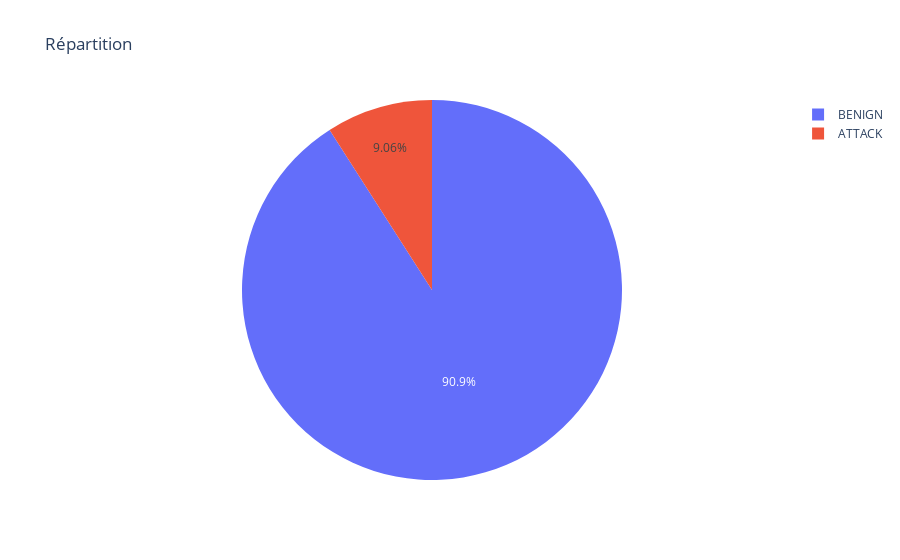

Write notebook code for a chart like this one.
### Markdown cell above
# Data processing

### Code cell
import plotly.express as px

lst = [['ATTACK', len(df_clean[df_clean['Label']==0])], 
      ['BENIGN', len(df_clean[df_clean['Label']==1])]]
    
df_chart = pd.DataFrame(lst, columns =['Label', 'Nombre'])

fig = px.pie(df_chart, values='Nombre', names='Label', title='Répartition')
fig.show()

### Figure 1 — Plotly figure (JSON) as saved in the notebook; plotly's stock layout.template omitted (floating-point values rounded to 4 significant figures)
{"data": [{"domain": {"x": [0, 1], "y": [0, 1]}, "hovertemplate": "Label=%{label}<br>Nombre=%{value}<extra></extra>", "labels": ["ATTACK", "BENIGN"], "legendgroup": "", "name": "", "showlegend": true, "type": "pie", "values": [2242, 22511]}], "layout": {"legend": {"tracegroupgap": 0}, "title": {"text": "Répartition"}}}
